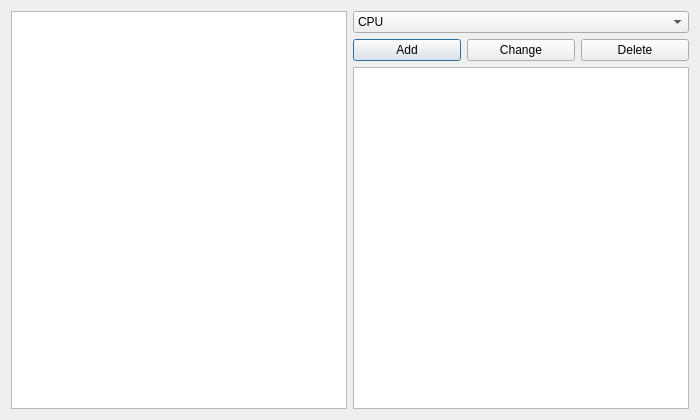
<?xml version="1.0" encoding="UTF-8"?>
<ui version="4.0">
 <class>Administrator</class>
 <widget class="QDialog" name="Administrator">
  <property name="geometry">
   <rect>
    <x>0</x>
    <y>0</y>
    <width>700</width>
    <height>420</height>
   </rect>
  </property>
  <property name="windowTitle">
   <string>Administrator</string>
  </property>
  <layout class="QVBoxLayout" name="verticalLayout_2">
   <item>
    <layout class="QHBoxLayout" name="horizontalLayout_2">
     <item>
      <widget class="QTableWidget" name="catalogTable">
       <property name="showDropIndicator" stdset="0">
        <bool>false</bool>
       </property>
       <property name="selectionMode">
        <enum>QAbstractItemView::SingleSelection</enum>
       </property>
       <property name="selectionBehavior">
        <enum>QAbstractItemView::SelectRows</enum>
       </property>
       <property name="wordWrap">
        <bool>false</bool>
       </property>
       <property name="cornerButtonEnabled">
        <bool>false</bool>
       </property>
       <property name="rowCount">
        <number>0</number>
       </property>
       <property name="columnCount">
        <number>3</number>
       </property>
       <attribute name="horizontalHeaderVisible">
        <bool>false</bool>
       </attribute>
       <attribute name="horizontalHeaderCascadingSectionResizes">
        <bool>false</bool>
       </attribute>
       <attribute name="horizontalHeaderHighlightSections">
        <bool>false</bool>
       </attribute>
       <attribute name="horizontalHeaderShowSortIndicator" stdset="0">
        <bool>true</bool>
       </attribute>
       <attribute name="horizontalHeaderStretchLastSection">
        <bool>false</bool>
       </attribute>
       <attribute name="verticalHeaderVisible">
        <bool>false</bool>
       </attribute>
       <attribute name="verticalHeaderHighlightSections">
        <bool>false</bool>
       </attribute>
       <column>
        <property name="text">
         <string>Manufacturer</string>
        </property>
       </column>
       <column>
        <property name="text">
         <string>Model</string>
        </property>
       </column>
       <column>
        <property name="text">
         <string>Price</string>
        </property>
       </column>
      </widget>
     </item>
     <item>
      <layout class="QVBoxLayout" name="verticalLayout">
       <item>
        <widget class="QComboBox" name="partsCmbBox">
         <item>
          <property name="text">
           <string>CPU</string>
          </property>
         </item>
         <item>
          <property name="text">
           <string>Motherboard</string>
          </property>
         </item>
         <item>
          <property name="text">
           <string>RAM</string>
          </property>
         </item>
         <item>
          <property name="text">
           <string>Video card</string>
          </property>
         </item>
         <item>
          <property name="text">
           <string>Power supply</string>
          </property>
         </item>
         <item>
          <property name="text">
           <string>Storage device</string>
          </property>
         </item>
         <item>
          <property name="text">
           <string>Peripheral</string>
          </property>
         </item>
         <item>
          <property name="text">
           <string>Case</string>
          </property>
         </item>
         <item>
          <property name="text">
           <string>Cooler</string>
          </property>
         </item>
        </widget>
       </item>
       <item>
        <layout class="QHBoxLayout" name="horizontalLayout">
         <property name="leftMargin">
          <number>0</number>
         </property>
         <property name="topMargin">
          <number>0</number>
         </property>
         <property name="rightMargin">
          <number>0</number>
         </property>
         <property name="bottomMargin">
          <number>0</number>
         </property>
         <item>
          <widget class="QPushButton" name="addButton">
           <property name="text">
            <string>Add</string>
           </property>
          </widget>
         </item>
         <item>
          <widget class="QPushButton" name="changeButton">
           <property name="text">
            <string>Change</string>
           </property>
          </widget>
         </item>
         <item>
          <widget class="QPushButton" name="deleteButton">
           <property name="text">
            <string>Delete</string>
           </property>
          </widget>
         </item>
        </layout>
       </item>
       <item>
        <widget class="QTableWidget" name="fieldsTable">
         <property name="tabKeyNavigation">
          <bool>true</bool>
         </property>
         <property name="showDropIndicator" stdset="0">
          <bool>false</bool>
         </property>
         <property name="selectionMode">
          <enum>QAbstractItemView::NoSelection</enum>
         </property>
         <property name="textElideMode">
          <enum>Qt::ElideMiddle</enum>
         </property>
         <property name="showGrid">
          <bool>true</bool>
         </property>
         <property name="wordWrap">
          <bool>true</bool>
         </property>
         <property name="cornerButtonEnabled">
          <bool>false</bool>
         </property>
         <property name="rowCount">
          <number>0</number>
         </property>
         <property name="columnCount">
          <number>0</number>
         </property>
         <attribute name="horizontalHeaderVisible">
          <bool>false</bool>
         </attribute>
         <attribute name="horizontalHeaderStretchLastSection">
          <bool>true</bool>
         </attribute>
         <attribute name="verticalHeaderVisible">
          <bool>false</bool>
         </attribute>
        </widget>
       </item>
      </layout>
     </item>
    </layout>
   </item>
  </layout>
 </widget>
 <resources/>
 <connections/>
</ui>
